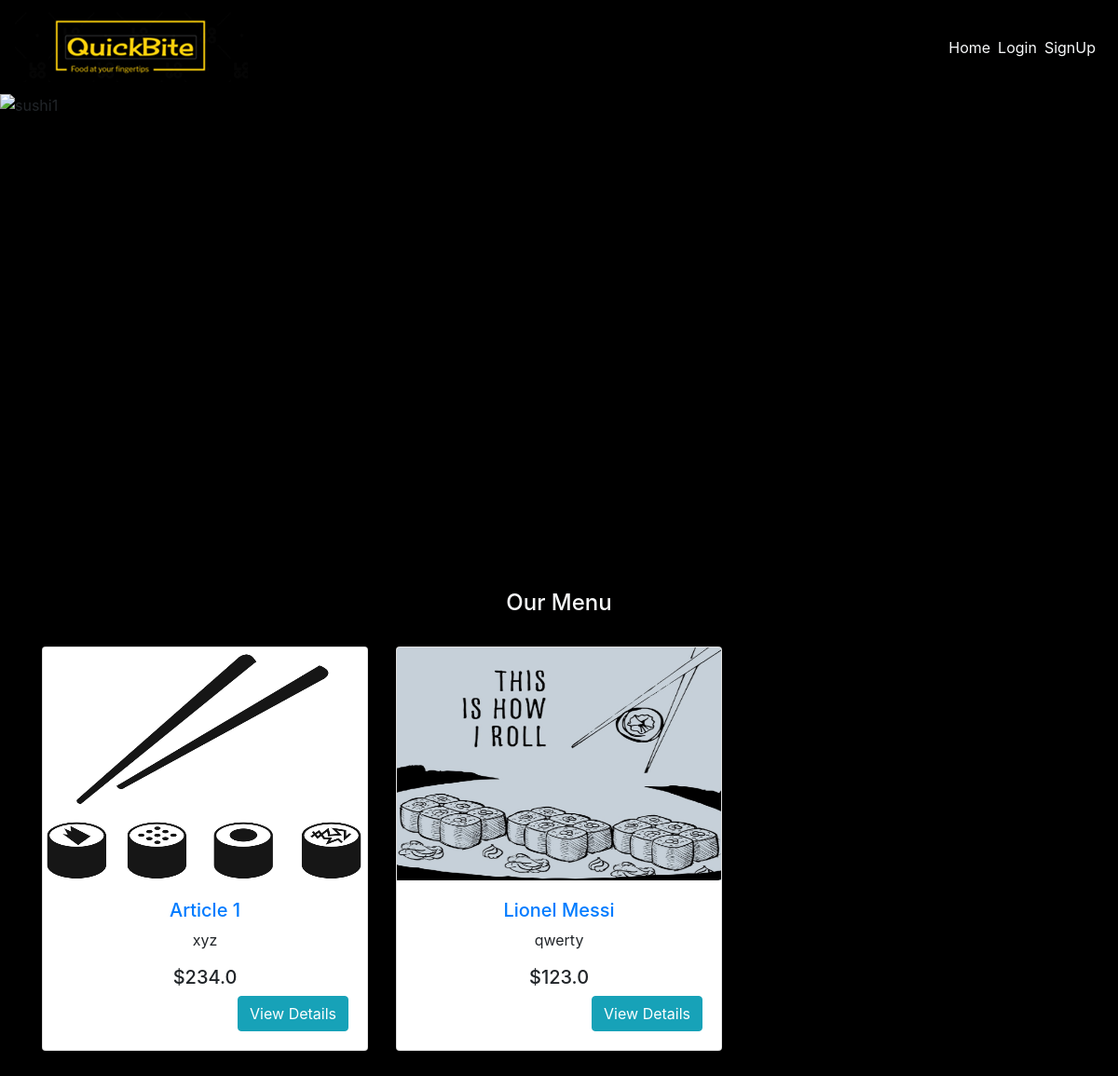
The app's page /, older data.
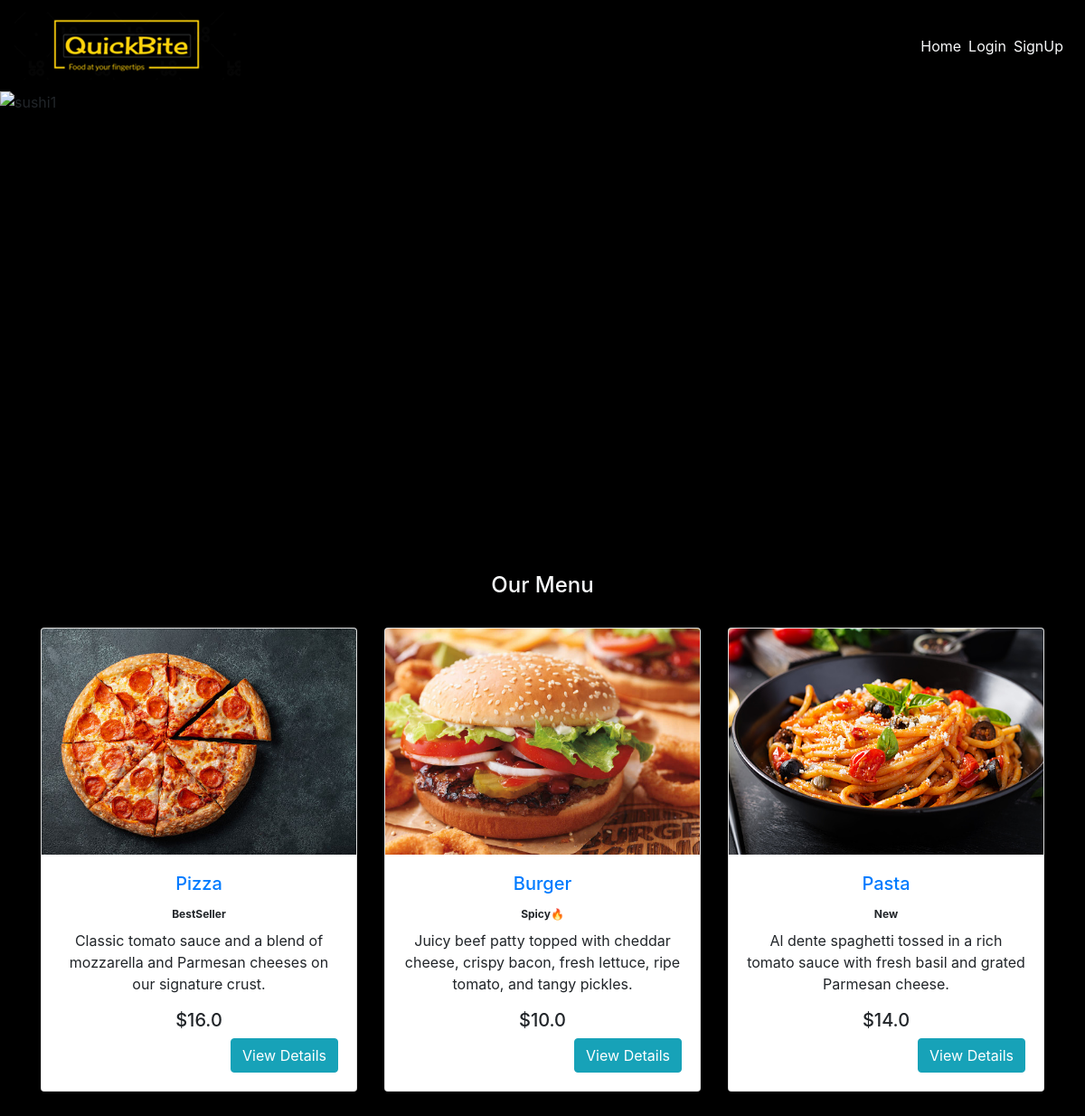
The same page, newer data.
### main/models.py (models this page shows, shortened)
class Item(models.Model):
    LABELS = (
        ('BestSeller', 'BestSeller'),
        ('New', 'New'),
        ('Spicy🔥', 'Spicy🔥'),
    )
    LABEL_COLOUR = (
        ('danger', 'danger'),
        ('success', 'success'),
        ('primary', 'primary'),
        ('info', 'info')
    )
    title = models.CharField(max_length=150)
    description = models.CharField(max_length=250,blank=True)
    price = models.FloatField()
    pieces = models.IntegerField(default=6)
    instructions = models.CharField(max_length=250,default="Jain Option Available")
    image = models.ImageField(default='default.png', upload_to='images/')
    labels = models.CharField(max_length=25, choices=LABELS, blank=True)
    label_colour = models.CharField(max_length=15, choices=LABEL_COLOUR, blank=True)
    slug = models.SlugField(default="sushi_name")
    created_by = models.ForeignKey(User, on_delete=models.CASCADE)

### main/views.py (the view)
# urls.py: path('', MenuListView.as_view(), name='home'),
class MenuListView(ListView):
    model = Item
    template_name = 'main/home.html'
    context_object_name = 'menu_items'

### main/templates/main/home.html
{% extends "main/layout.html" %}
{% block content %}
  <div class="home" style="background-color: #000000">
      <img src="../media/bg_7.jpg" class="d-block w-100" alt="sushi1" height="500px">
    <div class="container">
      <h4 class="text-center text-light" style="margin: 2rem;">Our Menu</h4>
      <div class="row">
        {% for item in menu_items %}
            <div class="col-sm-4">
                <div class="card mb-5" style="height: fit-content; overflow: auto;">
                  <img src="{{ item.image.url }}" style="height: 250px;">
                    <div class="card-body text-center">
                        <h5 class="text-center"><a href="{% url 'main:dishes' item.slug %}">{{ item.title }} </a></h5>
                        <h5 class="badge badge-{{ item.label_colour }}">{{ item.labels }}</h5>
                      <p class="text-center">{{ item.description }}</p>
                      <h5 class="text-center">${{ item.price }}</h5>
                      <a href="{% url 'main:dishes' item.slug %}" class="btn btn-info float-right">View Details</a>
                    </div>
                </div>
            </div>
        {% endfor %}
      </div>
    </div>
  </div>
{% endblock content %}

Row changes from the older to the newer data that the page shows:
removed Item: image (picture), title "Article 1", description "xyz", price "234.0"
removed Item: image (picture), title "Lionel Messi", description "qwerty", price "123.0"
added Item: image (picture), title "Pizza", labels "BestSeller", description "Classic tomato sauce and a blend of mozzarella and Parmesan cheeses on our signature crust.", price "16.0"
added Item: image (picture), title "Burger", labels "Spicy🔥", description "Juicy beef patty topped with cheddar cheese, crispy bacon, fresh lettuce, ripe tomato, and tangy pickles.", price "10.0"
added Item: image (picture), title "Pasta", labels "New", description "Al dente spaghetti tossed in a rich tomato sauce with fresh basil and grated Parmesan cheese.", price "14.0"
